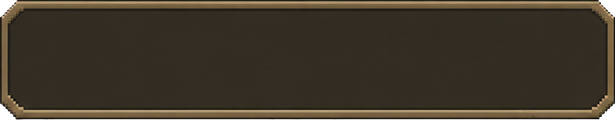
#> input picture projects/lastaway/art/inbox/T-020/kit_card_room_full.png, 615 x 120 px
$ python -i compose_kit.py   (imports and definitions only)
#> lines starting #> are read from the running program, lines starting #| are printed output that depends on the picture
"""T-020: trang so sanh ui-kit-sheet (nen gameplay) + ui-kit-sheet-dark (nen toi) + man thu Cai dat 1920x1080. Chi dat sprite GPT len nen va ghi nhan chu."""
import sys, json, pathlib
from PIL import Image, ImageDraw, ImageFont
# [1 line not run here, left out]
FB = r"D:\Lastaway\Assets\_JungleMaze\Art\Fonts\BeVietnamPro-Bold.ttf"; F = lambda n: ImageFont.truetype(FB, n)
GAME = pathlib.Path(r"D:\Lastaway\projects\lastaway\art\inbox\T-015\dung-thu-hud-A.png")
TXT = (237, 242, 238); GOLD = (255, 220, 110); MUTED = (214, 218, 214); DANGER = (224, 90, 79); OUTL = (10, 12, 12)

def spr(n): return Image.open(H / f"{n}.png").convert("RGBA")
def sized(n, size=None):
    im = spr(n); m = meta[n]
    if size is None or tuple(size) == tuple(m["size"]): return im
    b = m["border_LRTB"]
    if b is None: return im.resize(size, Image.NEAREST)
    L, R, T, B = b; w, h = im.size; W, Hh = size; o = Image.new("RGBA", size, (0, 0, 0, 0))
    xs = [(0, L, 0, L), (L, w - R, L, W - R), (w - R, w, W - R, W)]; ys = [(0, T, 0, T), (T, h - B, T, Hh - B), (h - B, h, Hh - B, Hh)]
    for a0, a1, d0, d1 in xs:
        for c0, c1, e0, e1 in ys:
            if a1 > a0 and c1 > c0 and d1 > d0 and e1 > e0: o.paste(im.crop((a0, c0, a1, c1)).resize((d1 - d0, e1 - e0), Image.NEAREST), (d0, e0))
    return o
def put(im, n, xy, size=None): im.alpha_composite(sized(n, size), (int(xy[0]), int(xy[1])))
def text(im, xy, s, size, fill=TXT, anchor="la", stroke=0):
    ImageDraw.Draw(im).text(xy, s, font=F(size), fill=fill, anchor=anchor, stroke_width=stroke, stroke_fill=OUTL)
def label(im, xy, s, anchor="la"): text(im, xy, s, 18, GOLD, anchor, 2)
def btn(im, kind, state, xy, caption, size=(240, 64)):
    put(im, f"kit_btn_{kind}_{state}", xy, size)
    col = (150, 148, 140) if state == "disabled" else (255, 255, 255)
    text(im, (xy[0] + size[0] / 2, xy[1] + size[1] / 2 + (2 if state == "pressed" else 0)), caption, 26, col, "mm", 2)

def kit_sheet(im):
    W, Hh = im.size
    label(im, (40, 24), "NÚT: chính, phụ, nguy hiểm x thường, hover, nhấn, tắt (240x64)")
    caps = {"primary": "Chơi", "secondary": "Hủy", "danger": "Rời trận"}
    for r, st in enumerate(["normal", "hover", "pressed", "disabled"]):
        for c, k in enumerate(["primary", "secondary", "danger"]): btn(im, k, st, (40 + c * 270, 60 + r * 84), caps[k], (240, 64))
    label(im, (900, 24), "NÚT ICON TRÒN VÀ VUÔNG (64), TOGGLE, CHECKBOX, BADGE, KNOB")
    for i, st in enumerate(["normal", "hover", "pressed", "disabled"]):
        put(im, f"kit_iconbtn_round_{st}", (900 + i * 84, 60)); put(im, f"kit_iconbtn_square_{st}", (900 + i * 84, 144))
    put(im, "kit_toggle_off", (900, 236)); put(im, "kit_toggle_on", (1040, 236)); put(im, "kit_checkbox_off", (1190, 240)); put(im, "kit_checkbox_on", (1250, 240))
    put(im, "kit_badge", (1320, 252)); put(im, "kit_knob", (1370, 248)); put(im, "kit_arrow_down", (1425, 256))
    label(im, (900, 310), "Ô NHẬP: thường, focus, lỗi (360x56)")
    for i, st in enumerate(["normal", "focus", "error"]): put(im, f"kit_input_{st}", (900, 340 + i * 70))
    label(im, (1300, 310), "DROPDOWN: đóng, mở")
    put(im, "kit_dropdown_closed", (1300, 340)); put(im, "kit_dropdown_open", (1300, 410)); put(im, "kit_arrow_down", (1300 + 360 - 42, 340 + 23))
    for i, n in enumerate(["Tùy chọn 1", "Tùy chọn 2", "Tùy chọn 3"]):
        put(im, "kit_row_selected" if i == 1 else ("kit_row_alt" if i == 2 else "kit_row_normal"), (1300, 466 + i * 48), (360, 48)); text(im, (1316, 490 + i * 48), n, 20, TXT, "lm", 2)
    label(im, (1300, 620), "TAB: không chọn, hover, chọn (160x56)"); put(im, "kit_tab_off", (1300, 650)); put(im, "kit_tab_hover", (1470, 650)); put(im, "kit_tab_on", (1640, 650))
    label(im, (40, 430), "DÒNG DANH SÁCH: thường, xen kẽ, chọn (600x48)")
    for i, n in enumerate(["normal", "alt", "selected", "normal", "alt"]):
        put(im, f"kit_row_{n}", (40, 460 + i * 48)); text(im, (60, 484 + i * 48), f"Người chơi {i + 1}", 20, TXT, "lm", 2)
    label(im, (700, 560), "TOAST (360x64), TOOLTIP (240x80)")
    put(im, "kit_toast", (700, 590)); text(im, (880, 622), "Đã lưu cài đặt", 22, TXT, "mm", 2); put(im, "kit_tooltip", (700, 670)); text(im, (820, 700), "Hồi 30 máu", 22, TXT, "mm", 2)
    label(im, (1300, 730), "THANH: loading, slider, scrollbar")
    put(im, "kit_progress_track", (1300, 770)); put(im, "kit_progress_fill", (1305, 776), (300, 16)); put(im, "kit_slider_track", (1300, 830)); put(im, "kit_slider_fill", (1300, 833), (190, 10)); put(im, "kit_knob", (1480, 822))
    put(im, "kit_scroll_track", (1850, 466)); put(im, "kit_scroll_thumb", (1850, 486))
    label(im, (40, 880), "PANEL S (360x240), M (640x400), POPUP (720x480), L (1000x640)")
    put(im, "kit_panel_s", (40, 920)); put(im, "kit_panel_m", (440, 920)); put(im, "kit_panel_popup", (1100, 920)); put(im, "kit_panel_l", (40, 1380))
    t = meta["kit_panel_popup"]["title_bar_px"]; text(im, (1100 + 360, 920 + 24 + t / 2), "Tiêu đề popup", 30, GOLD, "mm", 2)
    def ic_(n, cx, cy, h):
        i2 = spr(n); i2 = i2.resize((round(i2.width * h / i2.height), h), Image.NEAREST); im.alpha_composite(i2, (round(cx - i2.width / 2), round(cy - i2.height / 2)))
    label(im, (40, 2060), "MÀU NGỮ NGHĨA: điểm nhấn nhỏ, luôn kèm icon hoặc chữ. Nút chính vàng; đỏ đầy nút chỉ trong hộp xác nhận")
    put(im, "kit_btn_primary_normal", (40, 2100), (240, 64)); text(im, (160, 2132), "Lưu", 26, (255, 255, 255), "mm", 2)
    put(im, "kit_btn_secondary_normal", (300, 2100), (240, 64)); ic_("kit_icon_cross", 360, 2132, 24); text(im, (460, 2132), "Rời phòng", 26, (255, 138, 120), "mm", 2)
    put(im, "kit_btn_danger_normal", (560, 2100), (240, 64)); ic_("kit_icon_cross", 620, 2132, 24); text(im, (710, 2132), "Xóa phòng", 26, (255, 255, 255), "mm", 2); text(im, (680, 2180), "chỉ trong hộp xác nhận", 16, MUTED, "mm", 2)
    put(im, "kit_input_success", (880, 2108), (360, 56)); ic_("kit_icon_check", 1210, 2136, 22); put(im, "kit_input_error", (1280, 2108), (360, 56)); ic_("kit_icon_cross", 1610, 2136, 22); text(im, (1280, 2178), "Sai định dạng: nhập 4 số", 16, (255, 138, 120), "lm", 2)
    for i, (ic, tx) in enumerate([("kit_icon_check", "Đã lưu cài đặt"), ("kit_icon_cross", "Mất kết nối"), ("kit_icon_warn", "Bo sắp thu")]):
        put(im, "kit_toast", (40 + i * 380, 2210), (360, 64)); ic_(ic, 40 + i * 380 + 32, 2242, 26); text(im, (40 + i * 380 + 62, 2242), tx, 22, TXT, "lm", 2)
    for i, (tx, ic) in enumerate([("Sẵn sàng", "kit_icon_check"), ("Chưa sẵn sàng", "kit_icon_dot")]):
        put(im, "kit_tag_neutral", (1220 + i * 210, 2216), (190, 38)); ic_(ic, 1220 + i * 210 + 24, 2234, 18); text(im, (1220 + i * 210 + 44, 2235), tx, 18, (255, 255, 255), "lm", 2)
    for i, n in enumerate(["check", "cross", "warn", "dot"]): ic_(f"kit_icon_{n}", 1250 + i * 60, 2310, 32)
    return im.convert("RGB")

def settings_screen():
    base = Image.open(GAME).convert("RGBA"); dim = Image.new("RGBA", base.size, (31, 29, 24, 153)); base.alpha_composite(dim)   # nen toi 60%
    W, Hh = 820, 640; x0, y0 = (1920 - W) // 2, (1080 - Hh) // 2; tb = meta['kit_panel_popup']['title_bar_px']; t = 24 + tb
    put(base, "kit_panel_popup", (x0, y0), (W, Hh)); text(base, (x0 + W / 2, y0 + 24 + tb / 2), "Cài đặt", 36, GOLD, "mm", 2)
    put(base, "kit_iconbtn_square_normal", (x0 + W - 24 - 8 - 48, y0 + 24 + (tb - 48) // 2), (48, 48)); text(base, (x0 + W - 24 - 8 - 24, y0 + 24 + tb // 2), "X", 26, TXT, "mm", 2)
    ty = y0 + t + 12
    for i, nm in enumerate(["Âm thanh", "Hình ảnh", "Điều khiển"]):
        put(base, "kit_tab_on" if i == 0 else "kit_tab_off", (x0 + 40 + i * 168, ty)); text(base, (x0 + 40 + i * 168 + 80, ty + 28), nm, 22, TXT if i == 0 else MUTED, "mm", 2)
    ry = ty + 84; lx = x0 + 60
    for j, (nm, v) in enumerate([("Nhạc nền", .7), ("Hiệu ứng", .45)]):
        yy = ry + j * 64; text(base, (lx, yy + 20), nm, 24, TXT, "lm", 2); put(base, "kit_slider_track", (lx + 220, yy + 12)); put(base, "kit_slider_fill", (lx + 220, yy + 15), (int(320 * v), 10)); put(base, "kit_knob", (lx + 220 + int(320 * v) - 16, yy + 4))
        text(base, (lx + 220 + 340, yy + 20), f"{int(v * 100)}%", 22, MUTED, "lm", 2)
    yy = ry + 128; text(base, (lx, yy + 24), "Rung", 24, TXT, "lm", 2); put(base, "kit_toggle_on", (lx + 220, yy))
    yy += 64; text(base, (lx, yy + 20), "Hiện tên", 24, TXT, "lm", 2); put(base, "kit_checkbox_on", (lx + 220, yy))
    yy += 56; text(base, (lx, yy + 28), "Chất lượng", 24, TXT, "lm", 2); put(base, "kit_dropdown_closed", (lx + 220, yy)); text(base, (lx + 240, yy + 28), "Cao", 22, TXT, "lm", 2); put(base, "kit_arrow_down", (lx + 220 + 360 - 42, yy + 23))
    by = y0 + Hh - 24 - 64 - 18
    btn(base, "secondary", "normal", (x0 + W - 24 - 40 - 240 * 2 - 24, by), "Hủy"); btn(base, "primary", "normal", (x0 + W - 24 - 40 - 240, by), "Lưu")
    return base.convert("RGB")

# [7 lines not run here, left out]

>>> from PIL import Image
>>> picture = Image.open('../../kit_card_room_full.png')
#> picture is the input picture: PIL image 615x120 RGBA; mean R, G, B, A 60.7, 52.7, 39.6, 251.2
>>> result = kit_sheet(picture)
#> in text, `ImageDraw.Draw(im).text(xy, s, font=F(size), fill=fill, anchor=anchor,..`:
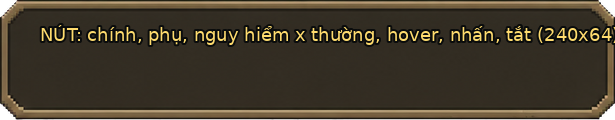
#> im: PIL image 615x120 RGBA; mean R, G, B, A 63.7, 55.4, 40.2, 251.2; transparent parts drawn white
#> (the run stopped early here; a loop or call above may not have finished)
